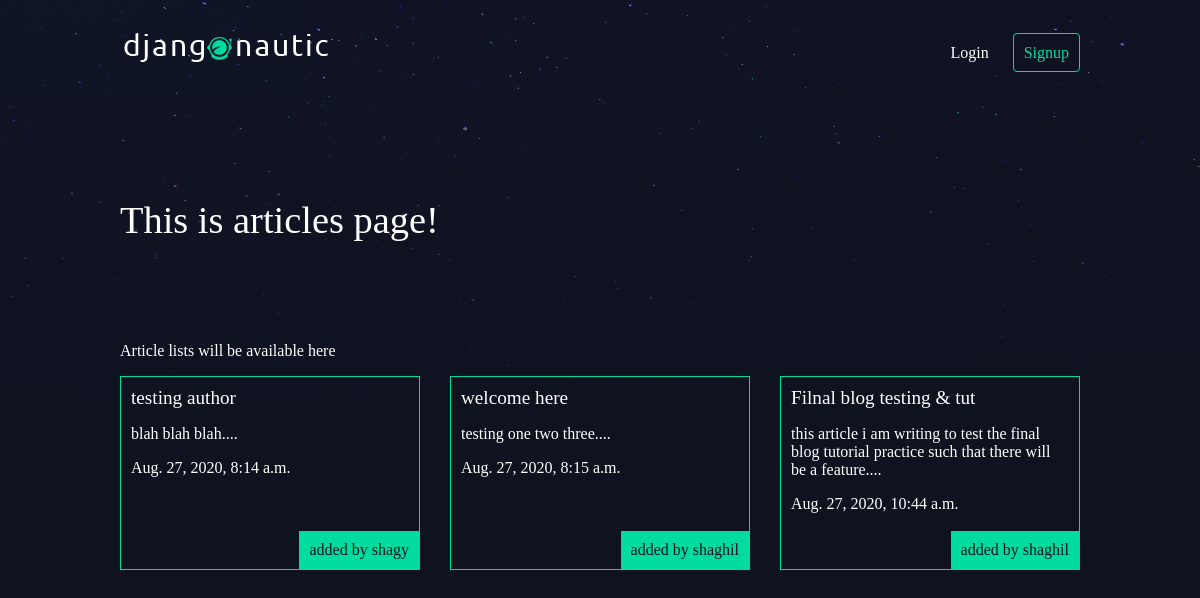
The app's page /articles/ with its own data.
### articles/models.py (models this page shows, shortened)
class Article(models.Model):
    title = models.CharField(max_length=100)
    slug = models.SlugField()
    body = models.TextField()
    date = models.DateTimeField(auto_now_add=True)
    thumb = models.ImageField(default='default.png', blank=True)
    author = models.ForeignKey(User, default=None, on_delete=models.CASCADE)
    def snippet(self):
        return self.body[:100]+"...."

### articles/views.py (the view)
# urls.py: path('', views.article_list, name="list"),
def article_list(request):
    articles = Article.objects.all().order_by('date')
    return render(request,'articles/article_list.html', {'articles': articles})

### articles/templates/articles/article_list.html
{% extends 'base_layout.html' %}
{% block content %}
        <h1>This is articles page!</h1>
        <p>Article lists will be available here</p>
        <div class="articles">
            {% for item in articles %}
                <div class="article">
                    <h2><a href="{% url 'articles:detail' slug=item.slug %}">{{item.title}}</a></h2>
                    <p>{{item.snippet}}</p>
                    <p>{{item.date}}</p>
                    <p class="author">added by {{ item.author.username }}</p>
                </div>
            {% endfor%}
        </div>
{% endblock %}

### templates/base_layout.html (shortened to what this page needs)
{% load static%}
<html>
    <head>
        <link rel="stylesheet" href="{%static 'styles.css'%}">
    </head>
    <body>
        <header class="wrapper">
            <h1><a href="{% url 'home' %}"><img src="{% static 'logo.png' %}"></a></h1>
        <nav>
            <ul>
                {% if user.is_authenticated %}
                <li>
                    <form class="logout-link" action="{% url 'accounts:logout' %}" method='POST'>
                        {% csrf_token %}
                        <button type="submit">Logout</button>
                    </form>
                </li>
                <li><a href="{% url 'articles:create' %}" class="highlight">New Article</a></li>
                {% else %}
                <li><a href="{% url 'accounts:login' %}">Login</a></li>
                <li><a href="{% url 'accounts:signup' %}" class="highlight">Signup</a></li>
                {% endif %}
            </ul>
        </nav>
        </header>
        <div class="wrapper">
            {% block content %}
            {% endblock %}
        </div>
    </body>
</html>

### assets/styles.css (style rules this page uses)
body { background-color: #0f121f; background-image: url(stars.png); background-repeat: no-repeat; color: #fff; }
body * { font-family: Ubuntu; }
h1, h2, h3, h4, h5 { font-weight: normal; margin: 0; }
a, a:hover, a:visited { color: #fff; text-decoration: none; }
.wrapper { max-width: 960px; margin: 0 auto; }
div.wrapper h1 { text-align: centre; margin: 100px auto; font-size: 2.4em; }
header { display: grid; grid-template-columns: 1fr 1fr; padding: 20px 0; }
nav { justify-self: end; }
nav li { display: inline-block; margin-left: 20px; }
.articles { display: grid; grid-template-columns: 1fr 1fr 1fr; grid-gap: 30px; }
.article { padding: 10px; border: 1px solid #00dba0; position: relative; padding-bottom: 40px; }
.article h2 { font-size: 1.2em; }
.article .author { padding: 10px; background: #00dba0; position: absolute; right: 0; bottom: 0; margin: 0; color: #0f121f; }
a.highlight { border: 1px solid #00dba0; padding: 10px; border-radius: 4px; color: #00dba0; }

### records on screen
Article: title "testing author", snippet "blah blah blah....", date "Aug. 27, 2020, 8:14 a.m.", author.username "shagy"
Article: title "welcome here", snippet "testing one two three....", date "Aug. 27, 2020, 8:15 a.m.", author.username "shaghil"
Article: title "Filnal blog testing & tut", snippet "this article i am writing to test the final blog tutorial practice such that there will be a feature....", date "Aug. 27, 2020, 10:44 a.m.", author.username "shaghil"
